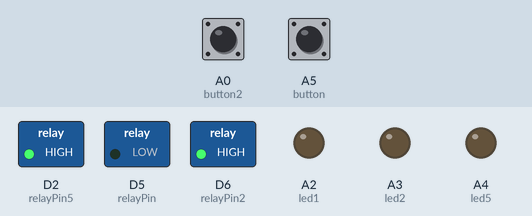
Recording of a sketch running on a simulated Particle Photon. On the bench: switched loads named in the sketch (green lamp = pin HIGH), output pins drawn as LEDs (lit = HIGH). The inputs (shaded band) are chosen by the test bench; at power-on: A0 (button2) HIGH, A5 (button) HIGH.

Above: at 5.3 s.
5.4 s: A0 (button2) pulled LOW for 0.15 s
At 6.0 s:
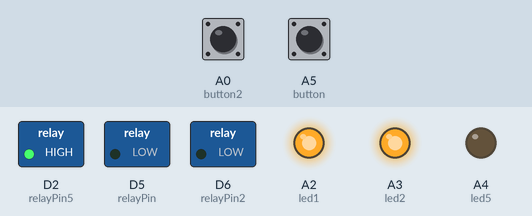
7.0 s: A5 (button) pulled LOW for 0.15 s
At 8.3 s:
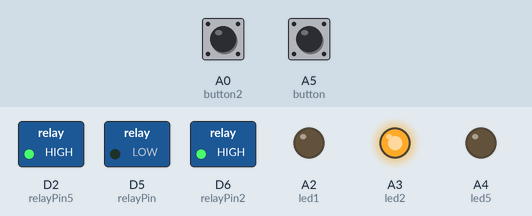
8.7 s: A5 (button) pulled LOW for 3.2 s
At 13.1 s:
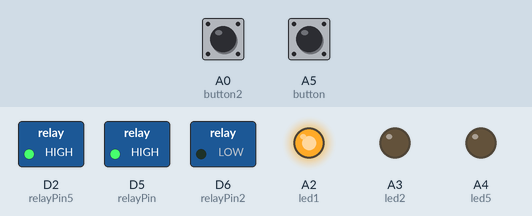
13.4 s: A5 (button) pulled LOW for 1 s
At 14.9 s:
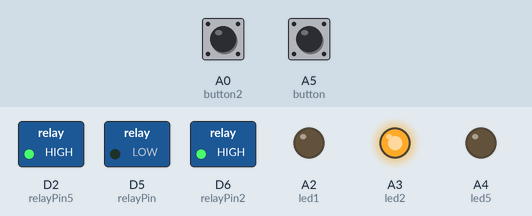
15.9 s: A0 (button2) pulled LOW for 1 s
At 16.4 s:
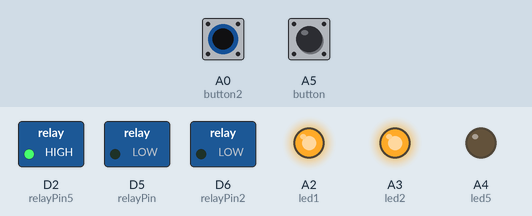
Timing chart, 0 to 18.9 s (numbered marks = the images above; inputs shaded):
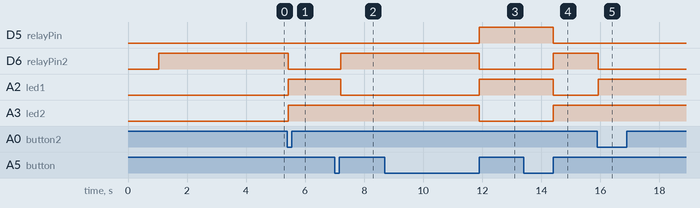

Measured:
- after the input at 5.4 s, D6 (relayPin2): HIGH → LOW at once; A2 (led1), A3 (led2): LOW → HIGH at once
- after the input at 7.0 s, D6 (relayPin2): LOW → HIGH after 0.20 s; A2 (led1): HIGH → LOW after 0.20 s
- after the input at 8.7 s, D5 (relayPin), A2 (led1): LOW → HIGH after 3.2 s; D6 (relayPin2), A3 (led2): HIGH → LOW after 3.2 s
- after the input at 13.4 s, D5 (relayPin), A2 (led1): HIGH → LOW after 1.0 s; D6 (relayPin2), A3 (led2): LOW → HIGH after 1.0 s
- after the input at 15.9 s, D6 (relayPin2): HIGH → LOW at once; A2 (led1): LOW → HIGH at once

The sketch:

v4-rev6-chickenshit.ino
```cpp
// This #include statement was automatically added by the Particle IDE.
#include <Adafruit_DHT_Particle.h>

/*

Chicken Shit V4.6 - Automated coop automation using a particle photon.
Code Creator: Joshua Hancock (RecklessRanch.net)
GitHub URL:

Current Features:
  - (Chicke_Coop_Door) Operation of acuator by using 2 relays to flip polarity.
  - (Chicken_Coop_Heat) Single relay to be used to control power for a heat or lamp.
  - (getsensorCall) Ability to pull sensor data from a DHT11.
  - (Photosensor) Ability to pull the light sensor data.
  - (Acuator Button) ability to have a button with one push to open coop dore and push and hold for 5 seconds to close door
  - (Acuator 911 Button) Button to emergency stop the acuator.
  - (Chicken Shit WWW) web interface to exicute functions and pull sensor data for mobile.

10/15/2020 - bug fixes
  - Enabled push and hold feature to close door.
  - clean up code.
  - Added this section for tracking.

*/


//We need to track how long the momentary pushbutton is held in order to execute different commands
//This value will be recorded in seconds
float pressLength_milliSeconds = 0;

// Define the *minimum* length of time, in milli-seconds, that the button must be pressed for a particular option to occur
int optionOne_milliSeconds = 100;
int optionTwo_milliSeconds = 2000;

//Assign names to relays pins
int relayPin = D5;                 // choose the pin for the relay to flip polarity
int relayPin2 = D6;                 // choose the pin for the relay to flip polarity
int relayPin5 = D2;                 // choose the pin for the the heat switch.

//Assign names to LED's pins
int led1 = A2;                 // choose the pin for the LED when gate is open
int led2 = A3;                 // choose the pin for the LED when gate is closed
int led5 = A4;                 // choose the pin for the LED when heat is on.

//Assign names to Buttons pins
int button =A5;                //This is the button to OPEN the coop door (soon to close also)
int button2 =A0;                //This is the button to button emergency stop the coop door

//Assign name to photocell pins
int photosensor = A1;               //Pick the analog pin for the photocell(Daylight sensor)
int analogvalue;               //used to store the value of the photosensor

//Assign names to pins for the temp sensor and allow DHT to settings.
#define DHTPIN D1               //Set DHT pin for temp data
#define DHTTYPE DHT11               //set the type of senor being used DHT11 / DHT22
DHT dht(DHTPIN, DHTTYPE);               //set names being pulled from Adafruit_DHT_Particle.h

int openCall(String extra) {                //this is the Call to set palarity to open (up) It also sets the LED correctly and pushes the event to the event viewer
    digitalWrite(relayPin, LOW);                //set the relaypin to LOW
    digitalWrite(relayPin2, HIGH);                //set the relaypin to HIGH
    digitalWrite(led2, HIGH);                //set LED2 as HIGN
    digitalWrite(led1, LOW);                //set LED1 to LOW
    Particle.publish("Chicken_Coop_Door_Open", "OPEN");                // send event name to particle event
    return 1;                //This sends back an Argument for you know the function was recieved by the particle photon
}
int closeCall(String extra) {                //this is the Call to set palarity to Close (down) It also sets the LED correctly and pushes the event to the event viewer
    digitalWrite(relayPin, HIGH);                //set the relaypin to HIGH
    digitalWrite(relayPin2, LOW);                //set the relaypin to LOW
    digitalWrite(led2, LOW);                //set LED1 to LOW
    digitalWrite(led1, HIGH);                //set LED2 as HIGN
    Particle.publish("Chicken_Coop_Door_Close", "Closed");                // send event name to particle event
    return 0;                //This sends back an Argument for you know the function was recieved by the particle photon
}

int stopCall(String extra) {                //this is the Call to set palarity so both relays are negitive to STOP the acuator in pace,  It also tuns on both LED's and pushes the event to the event viewer
    digitalWrite(relayPin, LOW);
    digitalWrite(relayPin2, LOW);                //set the relaypin to LOW
    digitalWrite(led2, HIGH);                //set LED2 as HIGN
    digitalWrite(led1, HIGH);                //set LED2 as HIGN
    Particle.publish("Chicken_Coop_Door_STOP", "STOP");                // send event name to particle event
    return 3;                //This sends back an Argument for you to know the function was recieved by the particle photon
}
int heatonCall(String extra) {                //this is the call to turn the relay on for the heat lamp,  It also tuns on an LED and pushes the event to the event viewer
    digitalWrite(relayPin5, HIGH);                //set the relaypin to LOW
    digitalWrite(led5, HIGH);                //set LED2 as HIGN
    Particle.publish("Chicken_Coop_Heat_On", "ON");                // send event name to particle event
    return 4;                //This sends back an Argument for you to know the function was recieved by the particle photon
}
int heatoffCall(String extra) {                //this is the call to turn the relay on for the heat lamp,  It also tuns on an LED and pushes the event to the event viewer
    digitalWrite(relayPin5, LOW);                //set the relaypin to HIGH
    digitalWrite(led5, LOW);                //set LED1 to LOW
    Particle.publish("Chicken_Coop_Heat_Off", "OFF");                // send event name to particle event
    return 5;                //This sends back an Argument for you to know the function was recieved by the particle photon
}

//Get temperature
int getsensorCall(String extra) {

analogvalue = analogRead(photosensor);                  //Get Value from the PHOTOSENSOR and save it in memory
float h = dht.getHumidity();                //Get Humidity from the sensor and save it in memory under H
float t = dht.getTempCelcius();                //Get Humidity from the sensor and save it in memory under T
float f = dht.getTempFarenheit();                //Get Humidity from the sensor and save it in memory under F
Particle.publish("Humidity", String(h) + "%");                //Get value of H and send as data to Particle events
Particle.publish("Temp Celcius", String(t) + " °C");                //Get value of T and send as data to Particle events
Particle.publish("Temp_Fahrenheit", String(f) + " °F");                //Get value of F and send as data to Particle events
Particle.publish("Photosensor", String(analogvalue) + " %");                //Get value of PHOTOSENSOR and send as data to Particle events
return 10;                //This sends back an Argument for you to know the function was recieved by the particle photon
}


void setup()                //This is the start up area where you put your functions to be recieved and set the configuration up on boot. On boot both LED's will be off showing power cycle.
{
  Particle.function("open", openCall);                // This is the call you send in a URL to Particle from the web site to Open the Coop (Up)
  Particle.function("close", closeCall);                //This is the call you send in a URL to Particle from the web site to Close the Coop (Down)
  Particle.function("stop", stopCall);                //This is the call you send in a URL to Particle from the web site to close the coop (STOP)
  Particle.function("heat_on", heatonCall);                //This is the call you send in a URL to Particle from the web site to Turn the coop heat line on
  Particle.function("heat_off", heatoffCall);                //This is the call you send in a URL to Particle from the web site to Turn the coop heat line off
  Particle.function("Get_Sensor_Data", getsensorCall);

//Particle starting.
  Particle.publish("Status", "Particle on after power cycle");                 //send text to Particle event showing that particle is on after power cycle
  delay(1000);
  Particle.publish("Code Credit", "RECKLESSRANCH.NET");                 //send text to Particle event giving credit to code creator.

//Set up pin's
  pinMode(relayPin, OUTPUT);                // Set Pin Mode as output for coop door
  pinMode(relayPin2, OUTPUT);                // Set Pin Mode as output for coop door
  pinMode(relayPin5, OUTPUT);                // Set Pin Mode as output for switch on heat lamp
  pinMode(led1, OUTPUT);                // Set Pin Mode as output for when door is open
  pinMode(led2, OUTPUT);                // Set Pin Mode as output for when door is closed
  pinMode(led5, OUTPUT);                // Set Pin Mode as output for when heat is on
  pinMode(photosensor, INPUT);                // Set Pin Mode as INPUT pins (at start up all pins are input unless otherwise called out)
  pinMode(button, INPUT_PULLUP);                // Set up button pressed.
  pinMode(button2, INPUT_PULLUP);

//Set up relays on start up
  digitalWrite(relayPin, LOW);                //Set relay as LOW to to ensure polarity is set to open the chicken coop during power on sequence
  digitalWrite(relayPin2, HIGH);                //Set relay as HIGH to to ensure polarity is set to open the chicken coop during power on sequence
  Particle.publish("Coop Open", "OPEN");                //sent particle event showing the Coop Door is OPEN
  delay(1000);
  digitalWrite(relayPin5, HIGH);                //Set relay so that the heat/light does not turn on during power on sequence
  Particle.publish("Heat/Light off", "OFF");                //Send particle event showing that the heat power is OFF
  digitalWrite(led1, LOW);                //Set LED1&LED2 as LOW to show power cycle and that system is in power on sequence
  digitalWrite(led2, LOW);                //Set LED1&LED2 as LOW to show power cycle and that system is in power on sequence
  digitalWrite(led5, LOW);                //Set LED5 as LOW to show that heat/light is off after power on sequence
  delay(1000);

//temperature Code to start DHT and reference the Adafruit_DHT_Particle.h library
  Particle.publish("state", "DHT11 starting up");{                //send command to Particle event showing that DHT11 is starting up.
    dht.begin();                //DHT starting up sequence
//delay(2000);                //Delay to ensure DHT is up and reading before it goes on to the next thing
}
  delay(1000);
  Particle.publish("Status", "Photon Online!");                //Send particle event showing that the particle is up and running.
//  Serial.begin(9600);
}


void loop() {                //This is the loop that repeats to exicute something over and over or watch for an input.


while (digitalRead(button) ==LOW){
    delay(100);
    pressLength_milliSeconds = pressLength_milliSeconds + 100;                  //Math to know if the buton was pushed once or held.

}
if(pressLength_milliSeconds >= optionTwo_milliSeconds){                  //Watch for push and hold button press to clsoe the coop door
     closeCall("closeCall");                 //this is the call that escutes the open function fron above ("closeCall")
     Particle.publish("Button", "close");                 //Send particle event showing that button was helad to open the coop door
}
else if(pressLength_milliSeconds >= optionOne_milliSeconds){                  //Watch for single button press to open the coop door.
     openCall("openCall");                 //this is the call that escutes the open function fron above ("openCall")
     Particle.publish("Button", "open");                 //Send particle event showing that the button was pushed to be open the coop door.
}
pressLength_milliSeconds=0;                 //reset the timing to watch for button press.


int button2State = digitalRead(button2);                 //Watch for button press to emergency STOP the coop door.
if(button2State == LOW){                 //If button state reads LOW that means that the button is being pressed, If HIGH do nothing
    Particle.publish("Button", "911 STOP");                 //Send Particle event telling it that the button for the door has been pushed.
    stopCall("stopCall");                 //this is the call that escutes the open function fron above ("stopCall")

}
}
//avoid useing delays in the loop as that makes the buttions not respond currectly as the button needs to be pressed after the delay but before the next delay.
// delay(60000);   // Wait 60 seconds
//  delay(300000);  // Wait 5 min
```
